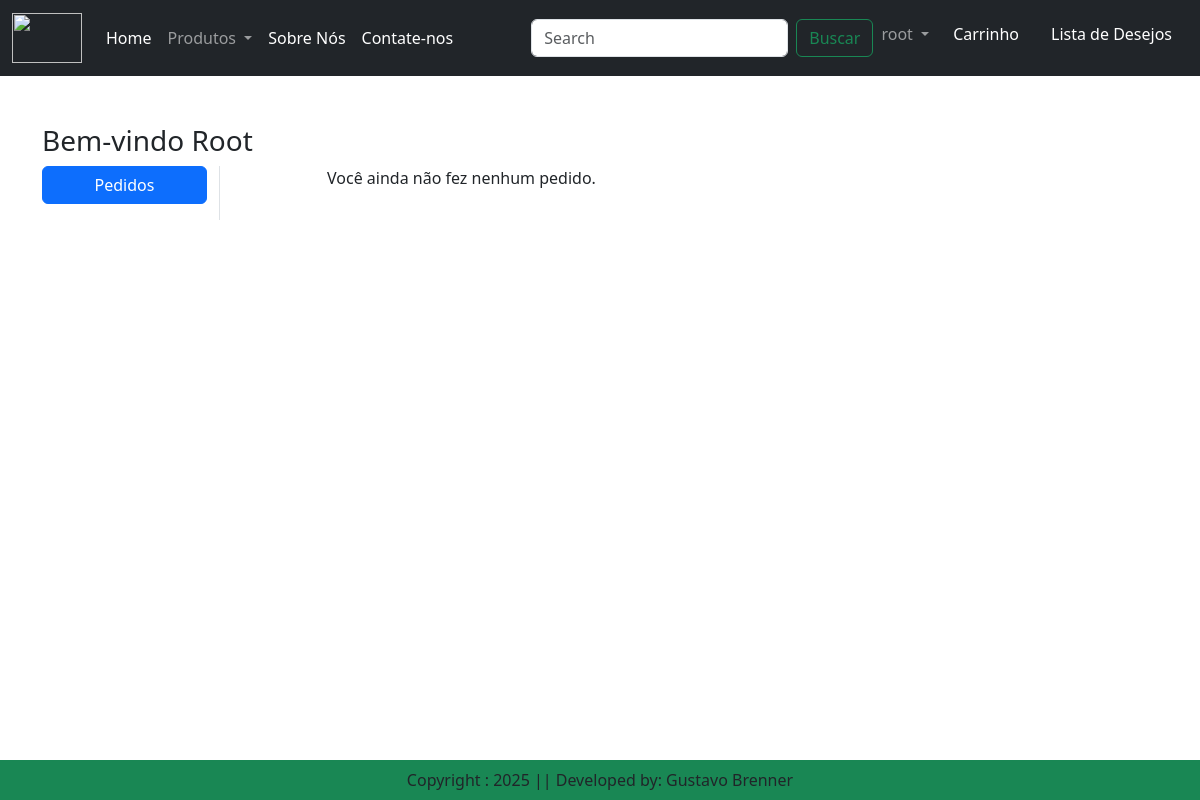
The page /orders/ (signed in) on the database as committed earlier.
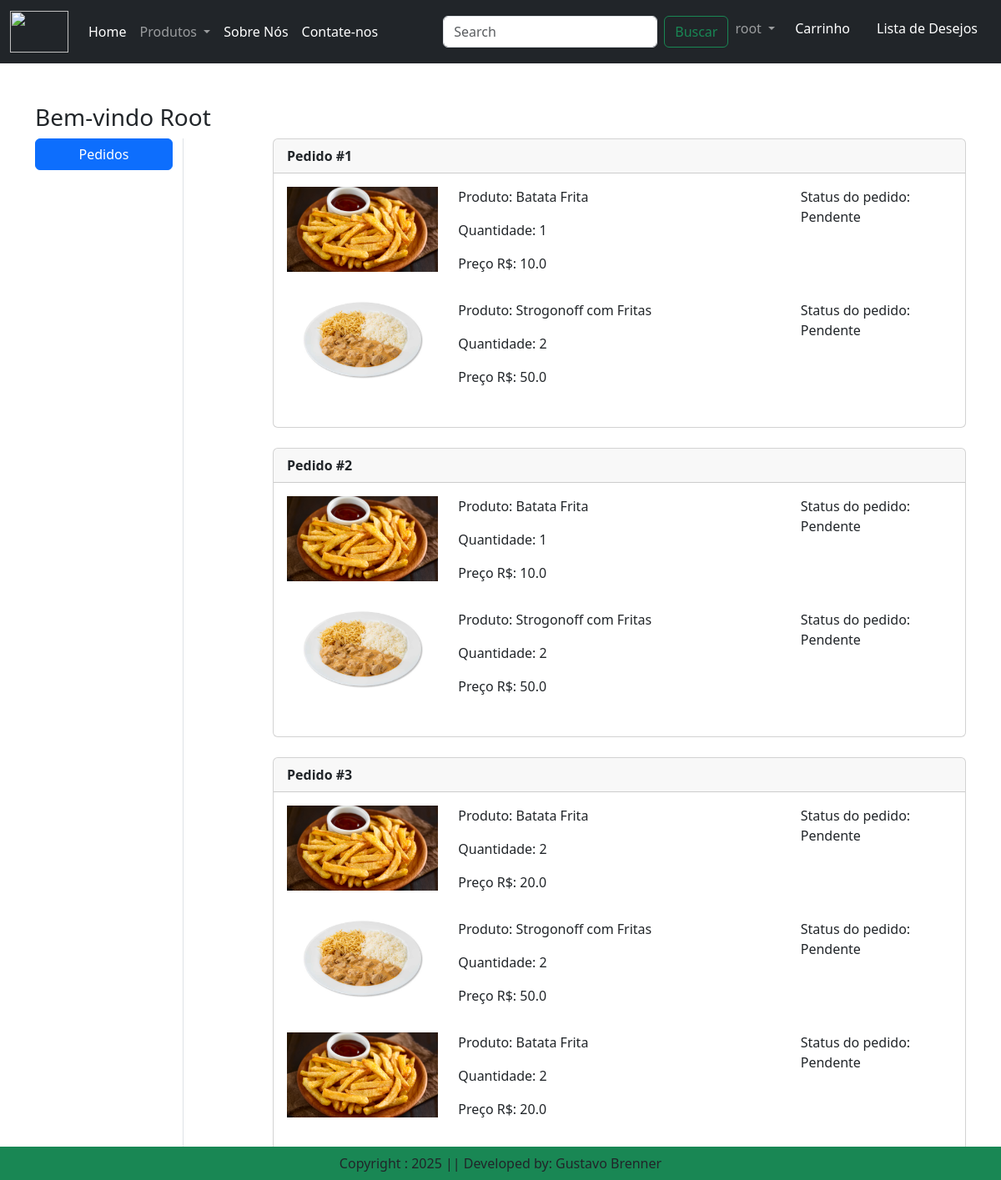
The same page on the database as committed later.
### app/models.py (models this page shows, shortened)
class OrderPlaced(models.Model):
    user = models.ForeignKey(User, on_delete=models.CASCADE)
    customer = models.ForeignKey(Customer, on_delete=models.CASCADE)
    product = models.ForeignKey(Product, on_delete=models.CASCADE)
    quantity = models.PositiveIntegerField(default = 1)
    ordered_date = models.DateTimeField(auto_now_add=True)
    status = models.CharField(max_length=50, choices=STATUS_CHOICES, default='Pendente')
    order_id = models.UUIDField(default=uuid.uuid4, editable=False, db_index=True)
    @property
    def total_cost(self):
        return self.quantity * self.product.discounted_price

class Product(models.Model):
    title = models.CharField(max_length=100)
    selling_price = models.FloatField()
    discounted_price = models.FloatField()
    description = models. TextField()
    composition = models.TextField(default = '')
    prodapp = models.TextField(default= '')
    category = models.CharField(choices = CATEGORY_CHOICES, max_length=2)
    product_image = models.ImageField(upload_to='product')

### app/views.py (the view)
# urls.py: path('orders/', views.show_orders, name ='orders'),
def show_orders(request):
    all_orders = OrderPlaced.objects.filter(user=request.user).order_by('-ordered_date')
    grouped_orders = defaultdict(list)
    for order in all_orders:
        grouped_orders[order.order_id].append(order)
    grouped_orders = dict(grouped_orders)
    return render(request, 'app/orders.html', {'grouped_orders': grouped_orders})

### app/templates/app/orders.html (shortened to what this page needs)
{% extends 'app/base.html' %}
{% load static %}
{% block main-content %}
<div class="container mt-5">
    <div class="row">
        <h3>Bem-vindo <span class="text-capitalize">{{ request.user }}</span></h3>
        <div class="col-sm-2 border-end">
            <ul class="list-unstyled">
                <li class="d-grid">
                    <a href="{% url 'orders' %}" class="btn btn-primary">Pedidos</a>
                </li>
            </ul>
        </div>
        <div class="col-sm-9 offset-sm-1">
            {% if grouped_orders %}
                {% for order_id, items in grouped_orders.items %}
                    <div class="card mb-4">
                        <div class="card-header">
                            <strong>Pedido #{{ forloop.counter }}</strong>
                        </div>
                        <div class="card-body">
                            {% for op in items %}
                                <div class="row mb-3">
                                    <div class="col-sm-3">
                                        <img src="{{ op.product.product_image.url }}" class="img-fluid" alt="{{ op.product.title }}">
                                    </div>
                                    <div class="col-sm-6">
                                        <p>Produto: {{ op.product.title }}</p>
                                        <p>Quantidade: {{ op.quantity }}</p>
                                        <p>Preço R$: {{ op.total_cost }}</p>
                                    </div>
                                    <div class="col-sm-3">
                                        <p>Status do pedido: {{ op.status }}</p>
                                    </div>
                                </div>
                            {% endfor %}
                        </div>
                    </div>
                {% endfor %}
            {% else %}
                <p>Você ainda não fez nenhum pedido.</p>
            {% endif %}
        </div>
    </div>
</div>
{% endblock main-content %}

### app/templates/app/base.html (shortened to what this page needs)
<!DOCTYPE html>
{% load static%}
<html lang ="en">
<head>
    <link href="https://cdn.jsdelivr.net/npm/bootstrap@5.3.7/dist/css/bootstrap.min.css" rel="stylesheet">
    <link rel = "stylesheet" href="{% static 'app/css/owl.carousel.min.css' %}"/>
    <link rel = "stylesheet" href="{% static 'app/css/all.min.css' %}"/>
    <link rel = "stylesheet" href="{% static 'app/css/style.css' %}"/>
</head>
<body>
                <nav class="navbar navbar-expand-lg navbar-dark bg-dark">
            <div class="container-fluid">
                <a class="navbar-brand" href="#">
                    <img src ="{%static "app/images/logo.png "%}" width = "70" height ="50"/>
                </a>
                <div class="collapse navbar-collapse" id="navbarSupportedContent">
                <ul class="navbar-nav me-auto mb-2 mb-lg-0">
                    <li class="nav-item">
                        {%if request.user.is_authenticated %}
                    <a class="nav-link active" aria-current="page" href="/">Home</a>
                    </li>
                    <li class="nav-item dropdown">
                    <a class="nav-link dropdown-toggle" href="#" role="button" data-bs-toggle="dropdown" aria-expanded="false">
                        Produtos
                    </a>
                    </li>
                    <li class="nav-item">
                    <a class="nav-link text-white" href="{%url 'about'%}">Sobre Nós</a>
                    </li>
                    <li class="nav-item">
                    <a class="nav-link text-white" href="{%url 'contact'%}">Contate-nos</a>
                    </li>
                </ul>
                <form class="d-flex" role="search">
                    <input class="form-control me-2" type="search" placeholder="Search" aria-label="Search"/>
                    <button class="btn btn-outline-success" type="submit">Buscar</button>
                </form>
                </div>
                <ul class = "navbar-nav me-auto mb-2 mb-1g-0">
                 <li class="nav-item dropdown">
                    <a class="nav-link dropdown-toggle" href="#" role="button" data-bs-toggle="dropdown" aria-expanded="false">
                        {{request.user}}
                    </a>
                  </li>
                  <li class = "nav-item mx-2">
                        <a href = "{%url 'showcart'%}" class = "nav-link text-white">Carrinho</a>
                  </li>
                  <li class = "nav-item mx-2">
                        <a href = "#" class = "nav-link text-white">Lista de Desejos</a>
                  </li>
                  {% endif %}
                </ul>
            </div>
        </nav>
    {% block main-content %}{% endblock main-content %}
    <footer class= "container-fluid bg-success text-center p-2 mt-5 fixed-bottom">
        Copyright : 2025 || Developed by: Gustavo Brenner
    </footer>
</body>
</html>

Rows that differ between the two databases and show on the page:
added OrderPlaced: product.product_image (picture), product "Batata Frita", quantity "1", total_cost "10.0", status "Pendente"
added OrderPlaced: product.product_image (picture), product "Strogonoff com Fritas", quantity "2", total_cost "50.0", status "Pendente"
added OrderPlaced: product.product_image (picture), product "Batata Frita", quantity "1", total_cost "10.0", status "Pendente"
added OrderPlaced: product.product_image (picture), product "Strogonoff com Fritas", quantity "2", total_cost "50.0", status "Pendente"
added OrderPlaced: product.product_image (picture), product "Batata Frita", quantity "2", total_cost "20.0", status "Pendente"
added OrderPlaced: product.product_image (picture), product "Strogonoff com Fritas", quantity "2", total_cost "50.0", status "Pendente"
added OrderPlaced: product.product_image (picture), product "Batata Frita", quantity "2", total_cost "20.0", status "Pendente"
Other text that changed with them:
text no longer shown: "Você ainda não fez nenhum pedido."
